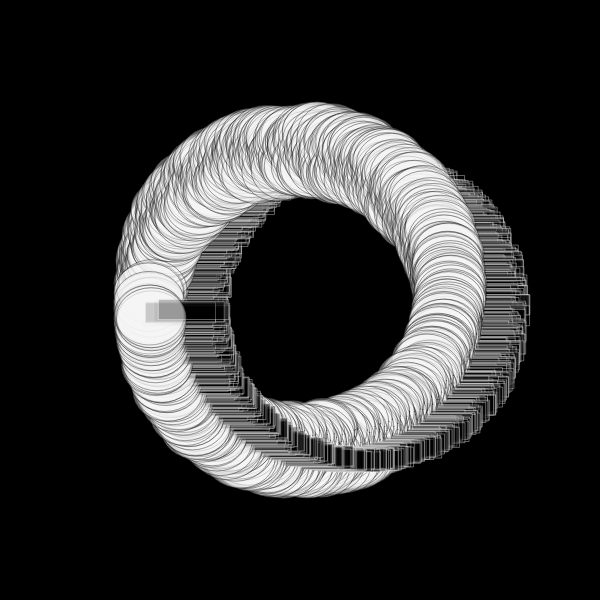
Frame 1 (no input)
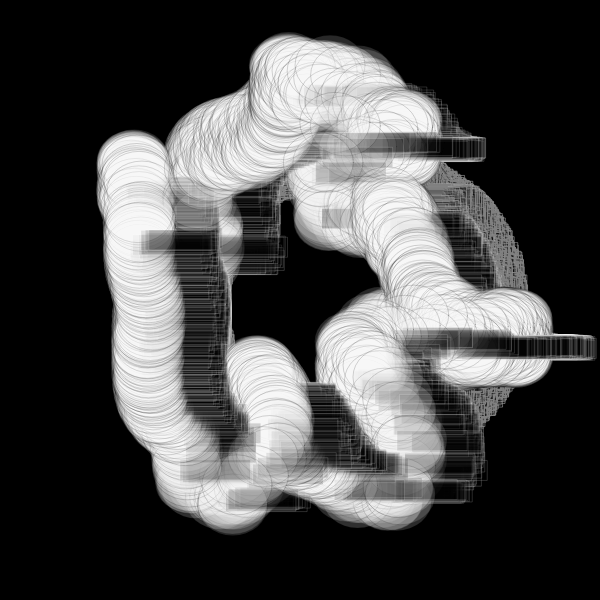
Frame 60 (no input)
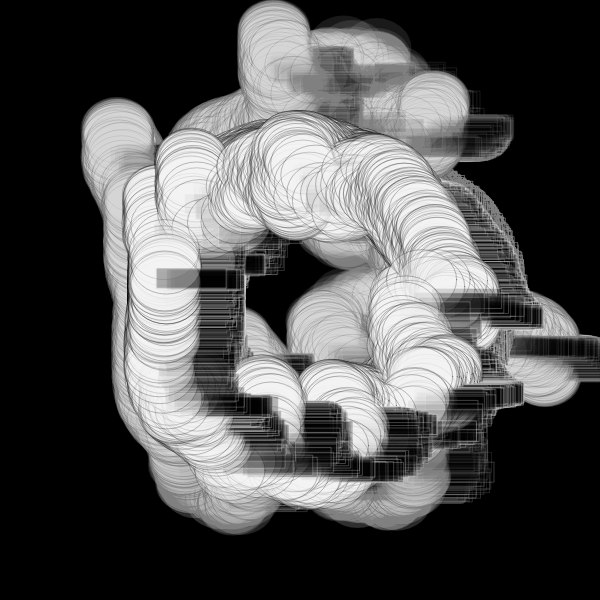
Frame 120 (the mouse pressed at the canvas centre since frame 60)

The p5.js sketch that drew these frames (run headless with seeded random() and noise() and a simulated clock; from frame 60 on, the mouse is pressed at the canvas centre):

// p5.js sketch
// ── sketch.js
/* Forked from  Roni Kaufman
 inspired by https://twitter.com/dmitricherniak/status/1214888292421951488?s=09
Fork and modifications by Nina Lutz
*/

let particles = [];
let circles = [];
let squiggliness = 1/500;
let interval;
let margin = 20;
let theEnd = false;
let r = 150;
let noiseFactor = 10;
let baseHue;

function setup() {

  var canvas;
  if(windowWidth>=600 && windowHeight >=600){
    canvas = createCanvas(600, 600);
  }
  else{
    canvas = createCanvas(windowWidth, windowHeight - 100);
  }

  var x = (windowWidth - width) / 2;
  var y = (windowHeight - height) / 2;

  canvas.position(x, y);

  noStroke();
  
  updateParticles();
    background(0)


  interval = setInterval(updateParticles, 5000);
}

function draw() {
  background(0, 1)
  if (theEnd) {
    noLoop();
  } else {
    for (let p of particles) {
      p.draw();
      p.move();
    }
  }
}

function updateParticles() {
  particles = [];
  let xCenter = width/2;
  let yCenter = height/2;
  let n = r*10;
  for (let i = 0; i < n; i++) {
    let theta = map(i, 0, n, -PI, PI);
    let x_ = xCenter + r*cos(theta);
    let y_ = yCenter + r*sin(theta);
    let s_ = 2;
    let sat_ = random(noiseFactor/100, 200);
    let val_ = random(0, noiseFactor*20);
    particles.push(new Particle(x_, y_, s_, sat_, val_));
  }
  r -= 14;
  noiseFactor += 10;
  baseHue += 0;
  if (r < 20) {
    clearInterval(interval);
    theEnd = true;
  }
}

function Particle(x_, y_, s_, sat_, val_) {
  this.x = x_; // x
  this.y = y_; // y
  this.size = s_; // size
  this.sat = sat_; // saturation
  this.val = val_; // value
  
  this.alpha = 100;
  this.dist = 1.2;
  
  this.move = function() {
    let theta = noise(this.x * squiggliness, this.y * squiggliness)*PI*noiseFactor;
    fill(baseHue%100, this.sat, this.val, this.alpha);
    let v = p5.Vector.fromAngle(theta, this.dist);
    this.x += v.x;
    this.y += v.y;
    //this.dist *= 0.999;
    this.alpha *= 0.985;
    this.size *= 0.985;
  }
  
  this.draw = function() {
    //fill(100, this.alpha);
    fill(0, this.alpha)
    stroke(244, this.alpha)
    rect(this.x + random(-10, 10), this.y + random(-2, 2), 70, 20);
    stroke(0, this.alpha)
    fill(244, this.alpha)
    ellipse(this.x + random(-2, 2), this.y + random(-20, 20), 70, 60);

  }
}

function intersectsWithOtherCircles(x_, y_, r_) {
  for (let c of circles) {
    if (dist(c.x, c.y, x_, y_) < c.r + r_ + margin) {
      return true;
    }
  }
  circles.push({x: x_, y: y_, r: r_});
  return false;
}
